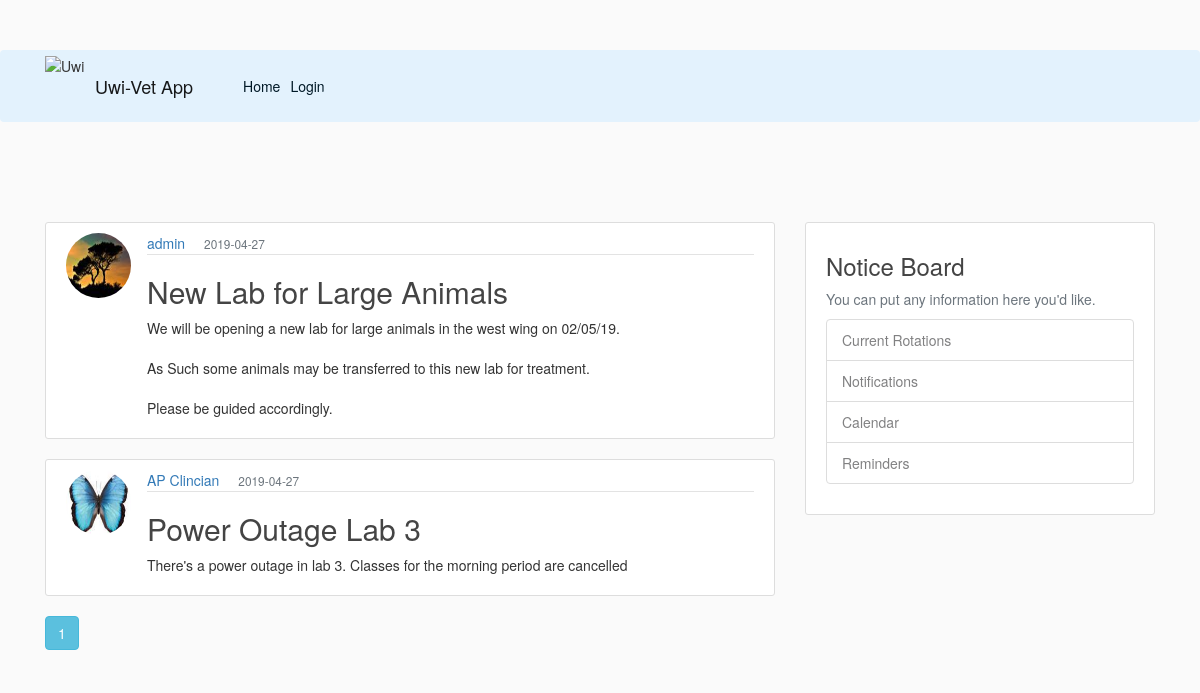
Page /home on the earlier database version.
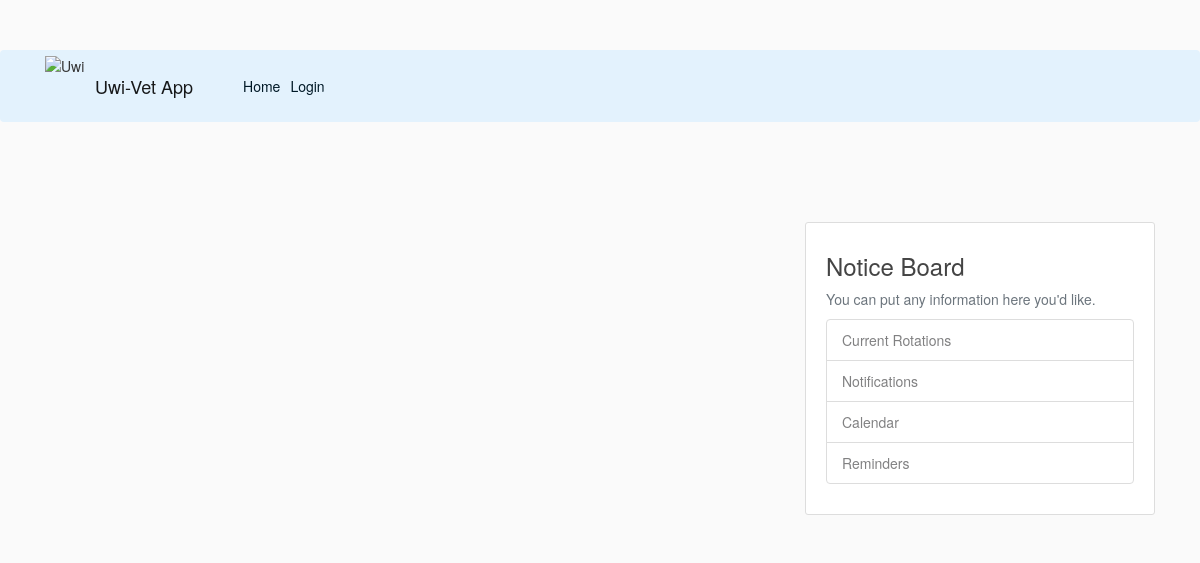
Same page on the later database version.
### flaskblog/models.py (models this page shows, shortened)
class Post3(db.Model):
    id = db.Column(db.Integer, primary_key = True)
    title = db.Column(db.String(100),nullable=False)
    date_posted = db.Column(db.DateTime, nullable=False, default=datetime.utcnow)
    content = db.Column(db.Text, nullable = False)
    author = db.Column(db.String(100), nullable=False)
    user_id = db.Column(db.Integer, nullable=False)
    image_file = db.Column(db.String(20), nullable=False)

### flaskblog/routes.py (the view)
@app.route("/")
@app.route("/home")
def home():
    page= request.args.get('page', 1, type=int)
    posts = Post3.query.order_by(Post3.date_posted.desc()).paginate(page=page, per_page=3)
    return render_template('home.html', posts=posts)

### flaskblog/templates/home.html
{% extends "layout.html" %}
{% block content%}
        {% for post in posts.items %}
            <article class="media content-section">
                    <img class="rounded-circle article-img" src="{{ url_for('static', filename='profilepics/' + post.image_file) }}">
                    <div class="media-body">
                    <div class="article-metadata">
                        <a class="mr-4" href="{{ url_for('user_posts', username=post.author)}}">{{ post.author }}</a>
                        <small class="text-muted">{{ post.date_posted.strftime('%Y-%m-%d') }}</small>
                    </div>
                    <h2><a class="article-title" href="{{ url_for('post', post_id=post.id) }}">{{ post.title }}</a></h2>
                    <p class="article-content">{{ post.content }}</p>
                    </div>
            </article>
        {% endfor %}
        {% for page_num in posts.iter_pages(left_edge=1, right_edge=1, left_current=1, right_current=2) %}
            {% if page_num %}
                {% if posts.page == page_num %}
                    <a class="btn btn-info mb-4" href="{{ url_for('home', page=page_num)}}">{{ page_num }}</a>
                {% else %}
                    <a class="btn btn-outline-info mb-4" href="{{ url_for('home', page=page_num)}}">{{ page_num }}</a>
                {% endif %}
            {% else %}
                ...
            {% endif %}
        {% endfor %}
{% endblock content %}

### flaskblog/templates/layout.html (shortened to what this page needs)
<!DOCTYPE html>
<html lang="en">
<head>
    <link rel="stylesheet" href="https://stackpath.bootstrapcdn.com/bootstrap/4.3.1/css/bootstrap.min.css"
>
    <link href="//maxcdn.bootstrapcdn.com/bootstrap/3.3.0/css/bootstrap.min.css" rel="stylesheet" id="bootstrap-css">
    <link rel="stylesheet" type ="text/css" href="{{ url_for('static', filename='main.css') }}">
    <link href="//netdna.bootstrapcdn.com/font-awesome/4.0.3/css/font-awesome.min.css" rel="stylesheet" type="text/css" />
</head>
<body>
    <header class="site-header">
        <nav class="navbar navbar-expand-lg navbar-light fixed-top" style="background-color: #e3f2fd;">
            <div class="container">
            <img src="https://upload.wikimedia.org/wikipedia/en/thumb/0/01/Coat_of_arms_of_the_University_of_the_West_Indies.png/220px-Coat_of_arms_of_the_University_of_the_West_Indies.png" alt="Uwi" style="width:50px;height:60px;">
            <a class="navbar-brand mr-4" href="/">Uwi-Vet App</a>
            <div class="collapse navbar-collapse" id="navbarToggle">
                <div class="navbar-nav mr-auto">
                <a class="nav-item nav-link" href="{{ url_for('home') }}">Home</a>
                </div>
                <div class="navbar-nav">
                {% if current_user.is_authenticated %}
                    <a class="nav-item nav-link" href="{{ url_for('account') }}">Account</a>
                    {% if current_user.level == 1 %}
                        <a class="nav-item nav-link" href="{{ url_for('register') }}">Register</a>
                    {% endif %}
                    <a class="nav-item nav-link" href="{{ url_for('logout') }}">Logout</a>
                {% else %}
                    <a class="nav-item nav-link" href="{{ url_for('login') }}">Login</a>
                {% endif%}
                </div>
            </div>
            </div>
        </nav>
    </header>
    <div>
        <br>
        <br>
        <br>
        <br>
    </div>
    <main role="main" class="container">
        <div class="row">
            <div class="col-md-8">
            {% block content %}{% endblock %}
            </div>
            <div class="col-md-4">
            <div class="content-section">
                <h3>Notice Board</h3>
                <p class='text-muted'>You can put any information here you'd like.
                <ul class="list-group">
                    <li class="list-group-item list-group-item-light">Current Rotations</li>
                    <li class="list-group-item list-group-item-light">Notifications</li>
                    <li class="list-group-item list-group-item-light">Calendar</li>
                    <li class="list-group-item list-group-item-light">Reminders</li>
                </ul>
                </p>
            </div>
            </div>
        </div>
      </main>
</body>
</html>

### flaskblog/static/main.css (style rules this page uses)
body { background: #fafafa; color: #333333; margin-top: 5rem; }
h1, h2, h3, h4, h5, h6 { color: #444444; }
.site-header .navbar-nav .nav-link { color: #001927; }
.content-section { background: #ffffff; padding: 10px 20px; border: 1px solid #dddddd; border-radius: 3px; margin-bottom: 20px; }

Differences in the rows shown:
removed Post3: image_file (picture), author "admin", date_posted "2019-04-27", title "New Lab for Large Animals", content "We will be opening a new lab for large animals in the west wing on 02/05/19. As Such some animals may be transferred to this new lab for treatment. Please be guided accordingly."
removed Post3: image_file (picture), author "AP Clincian", date_posted "2019-04-27", title "Power Outage Lab 3", content "There's a power outage in lab 3. Classes for the morning period are cancelled"
Other differences:
list line gone: "1"
